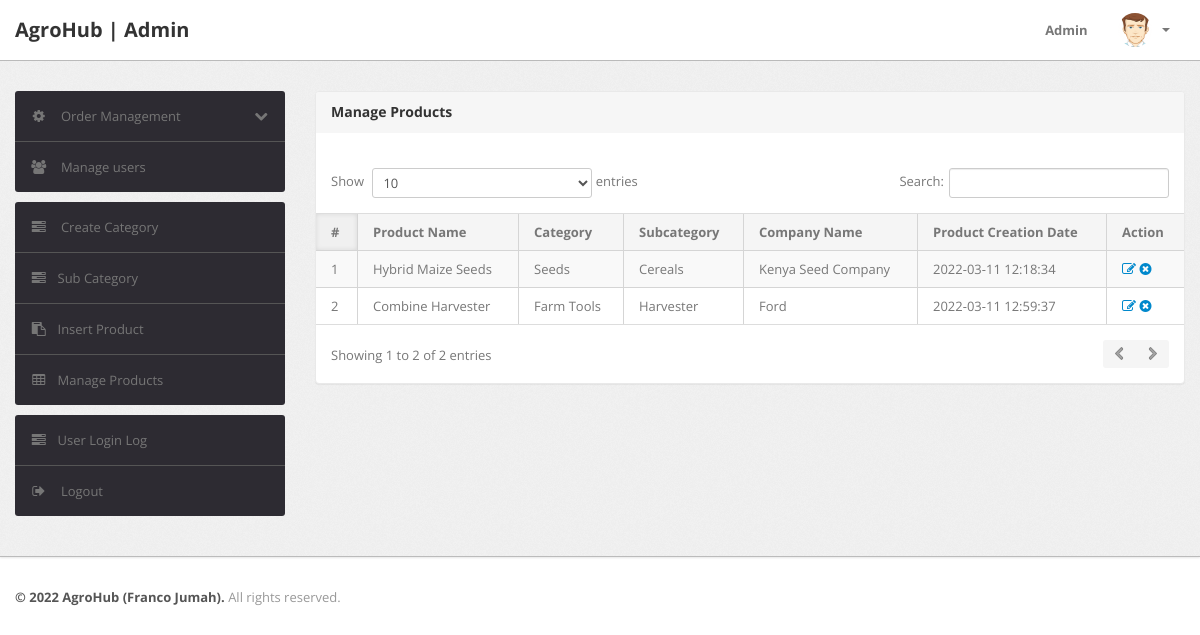
The page /admin/manage-products.php (signed in) on the database as committed earlier.
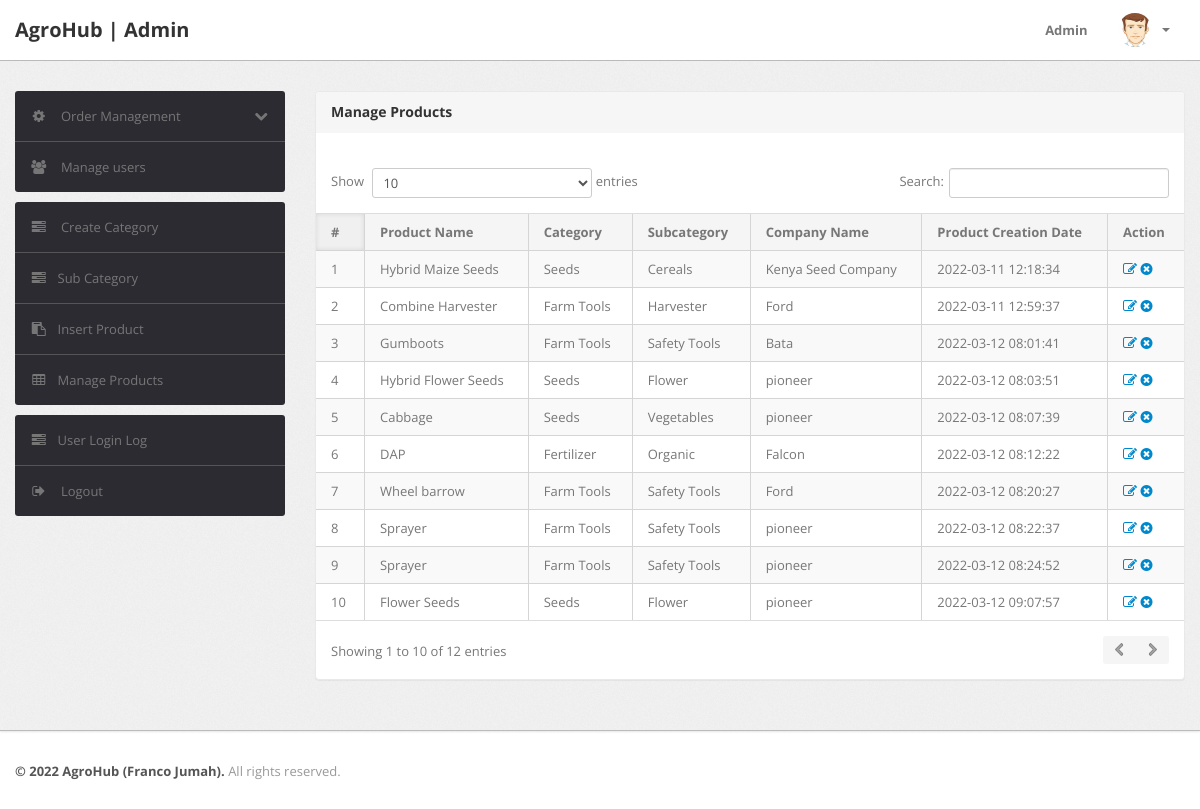
The same page on the database as committed later.
### tables this page shows
CREATE TABLE `products` (
  `id` int(11) NOT NULL,
  `category` int(11) NOT NULL,
  `subCategory` int(11) DEFAULT NULL,
  `productName` varchar(255) DEFAULT NULL,
  `productCompany` varchar(255) DEFAULT NULL,
  `productPrice` int(11) DEFAULT NULL,
  `productPriceBeforeDiscount` int(11) DEFAULT NULL,
  `productDescription` longtext DEFAULT NULL,
  `productImage1` varchar(255) DEFAULT NULL,
  `productImage2` varchar(255) DEFAULT NULL,
  `productImage3` varchar(255) DEFAULT NULL,
  `shippingCharge` int(11) DEFAULT NULL,
  `productAvailability` varchar(255) DEFAULT NULL,
  `postingDate` timestamp NULL DEFAULT current_timestamp(),
  `updationDate` varchar(255) DEFAULT NULL
);

CREATE TABLE `category` (
  `id` int(11) NOT NULL,
  `categoryName` varchar(255) DEFAULT NULL,
  `categoryDescription` longtext DEFAULT NULL,
  `creationDate` timestamp NOT NULL DEFAULT current_timestamp(),
  `updationDate` varchar(255) DEFAULT NULL
);

CREATE TABLE `subcategory` (
  `id` int(11) NOT NULL,
  `categoryid` int(11) DEFAULT NULL,
  `subcategory` varchar(255) DEFAULT NULL,
  `creationDate` timestamp NULL DEFAULT current_timestamp(),
  `updationDate` varchar(255) DEFAULT NULL
);

### admin/manage-products.php (the view, shortened to what this page needs)
<?php
include('include/config.php');
if(strlen($_SESSION['alogin'])==0)
	{
header('location:index.php');
}
else{
?>
<!DOCTYPE html>
<html lang="en">
<head>
	<link type="text/css" href="bootstrap/css/bootstrap.min.css" rel="stylesheet">
	<link type="text/css" href="bootstrap/css/bootstrap-responsive.min.css" rel="stylesheet">
	<link type="text/css" href="css/theme.css" rel="stylesheet">
	<link type="text/css" href="images/icons/css/font-awesome.css" rel="stylesheet">
</head>
<body>
<?php include('include/header.php');?>
	<div class="wrapper">
		<div class="container">
			<div class="row">
<?php include('include/sidebar.php');?>
			<div class="span9">
					<div class="content">
	<div class="module">
							<div class="module-head">
								<h3>Manage Products</h3>
							</div>
							<div class="module-body table">
									<br />
								<table cellpadding="0" cellspacing="0" border="0" class="datatable-1 table table-bordered table-striped	 display" width="100%">
									<thead>
										<tr>
											<th>#</th>
											<th>Product Name</th>
											<th>Category </th>
											<th>Subcategory</th>
											<th>Company Name</th>
											<th>Product Creation Date</th>
											<th>Action</th>
										</tr>
									</thead>
									<tbody>
<?php $query=mysqli_query($con,"select products.*,category.categoryName,subcategory.subcategory from products join category on category.id=products.category join subcategory on subcategory.id=products.subCategory");
$cnt=1;
while($row=mysqli_fetch_array($query))
{
?>
										<tr>
											<td><?php echo htmlentities($cnt);?></td>
											<td><?php echo htmlentities($row['productName']);?></td>
											<td><?php echo htmlentities($row['categoryName']);?></td>
											<td> <?php echo htmlentities($row['subcategory']);?></td>
											<td><?php echo htmlentities($row['productCompany']);?></td>
											<td><?php echo htmlentities($row['postingDate']);?></td>
											<td>
											<a href="edit-products.php?id=<?php echo $row['id']?>" ><i class="icon-edit"></i></a>
											<a href="manage-products.php?id=<?php echo $row['id']?>&del=delete" onClick="return confirm('Are you sure you want to delete?')"><i class="icon-remove-sign"></i></a></td>
										</tr>
										<?php $cnt=$cnt+1; } ?>
								</table>
							</div>
						</div>
					</div>
				</div>
			</div>
		</div>
	</div>
<?php include('include/footer.php');?>
</body>
<?php } ?>

Rows that differ between the two databases and show on the page:
added products: productName "Gumboots", category.categoryName "Farm Tools", subcategory.subcategory "Safety Tools", productCompany "Bata", postingDate "2022-03-12 08:01:41"
added products: productName "Hybrid Flower Seeds", category.categoryName "Seeds", subcategory.subcategory "Flower", productCompany "pioneer", postingDate "2022-03-12 08:03:51"
added products: productName "Cabbage", category.categoryName "Seeds", subcategory.subcategory "Vegetables", productCompany "pioneer", postingDate "2022-03-12 08:07:39"
added products: productName "DAP", category.categoryName "Fertilizer", subcategory.subcategory "Organic", productCompany "Falcon", postingDate "2022-03-12 08:12:22"
added products: productName "Wheel barrow", category.categoryName "Farm Tools", subcategory.subcategory "Safety Tools", productCompany "Ford", postingDate "2022-03-12 08:20:27"
added products: productName "Sprayer", category.categoryName "Farm Tools", subcategory.subcategory "Safety Tools", productCompany "pioneer", postingDate "2022-03-12 08:22:37"
added products: productName "Sprayer", category.categoryName "Farm Tools", subcategory.subcategory "Safety Tools", productCompany "pioneer", postingDate "2022-03-12 08:24:52"
added products: productName "Flower Seeds", category.categoryName "Seeds", subcategory.subcategory "Flower", productCompany "pioneer", postingDate "2022-03-12 09:07:57"
Other text that changed with them:
text written by a page script: "Show entries Search: Showing 1 to 2 of 2 entries" → "Show entries Search: Showing 1 to 10 of 12 entries"
